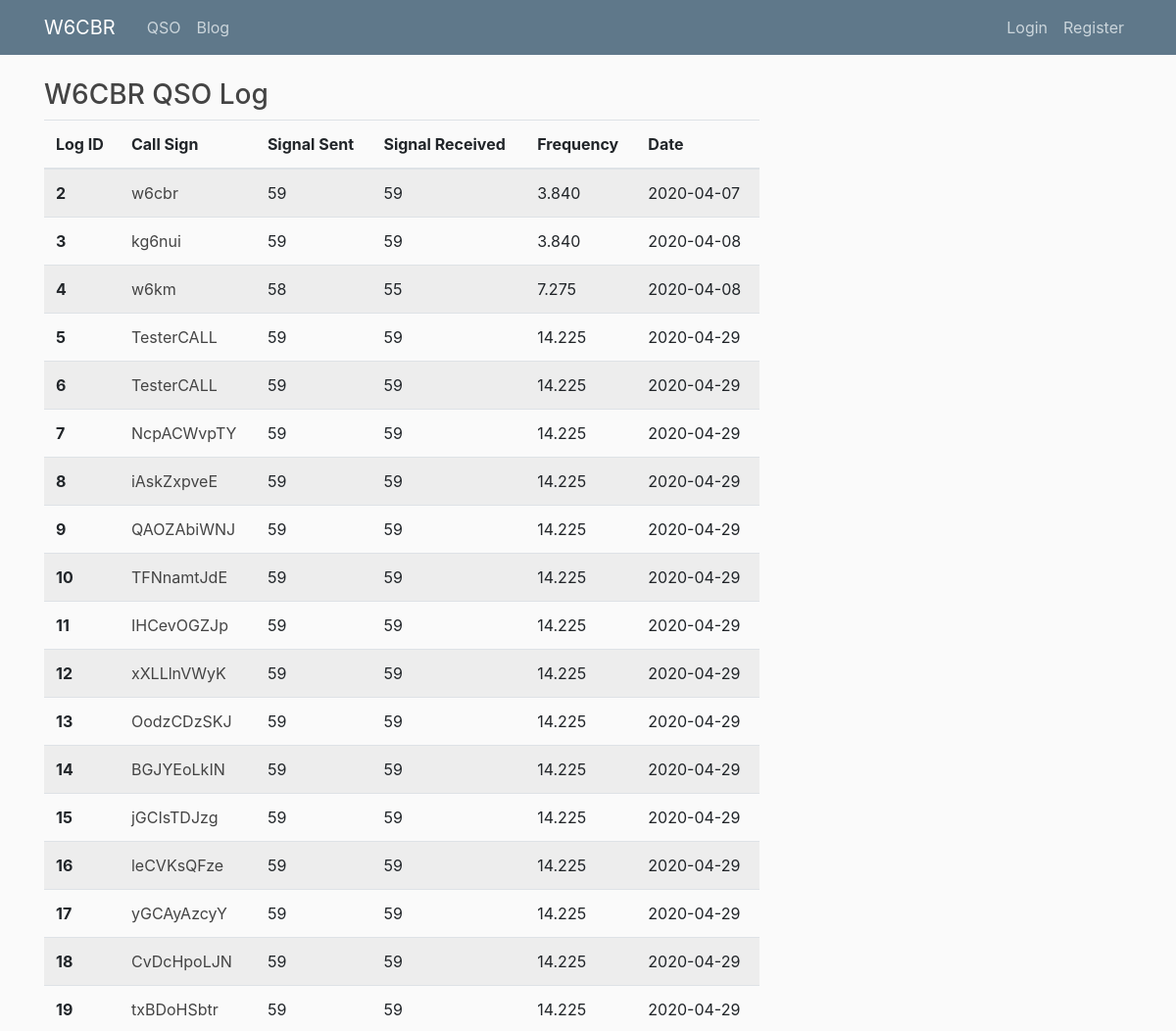
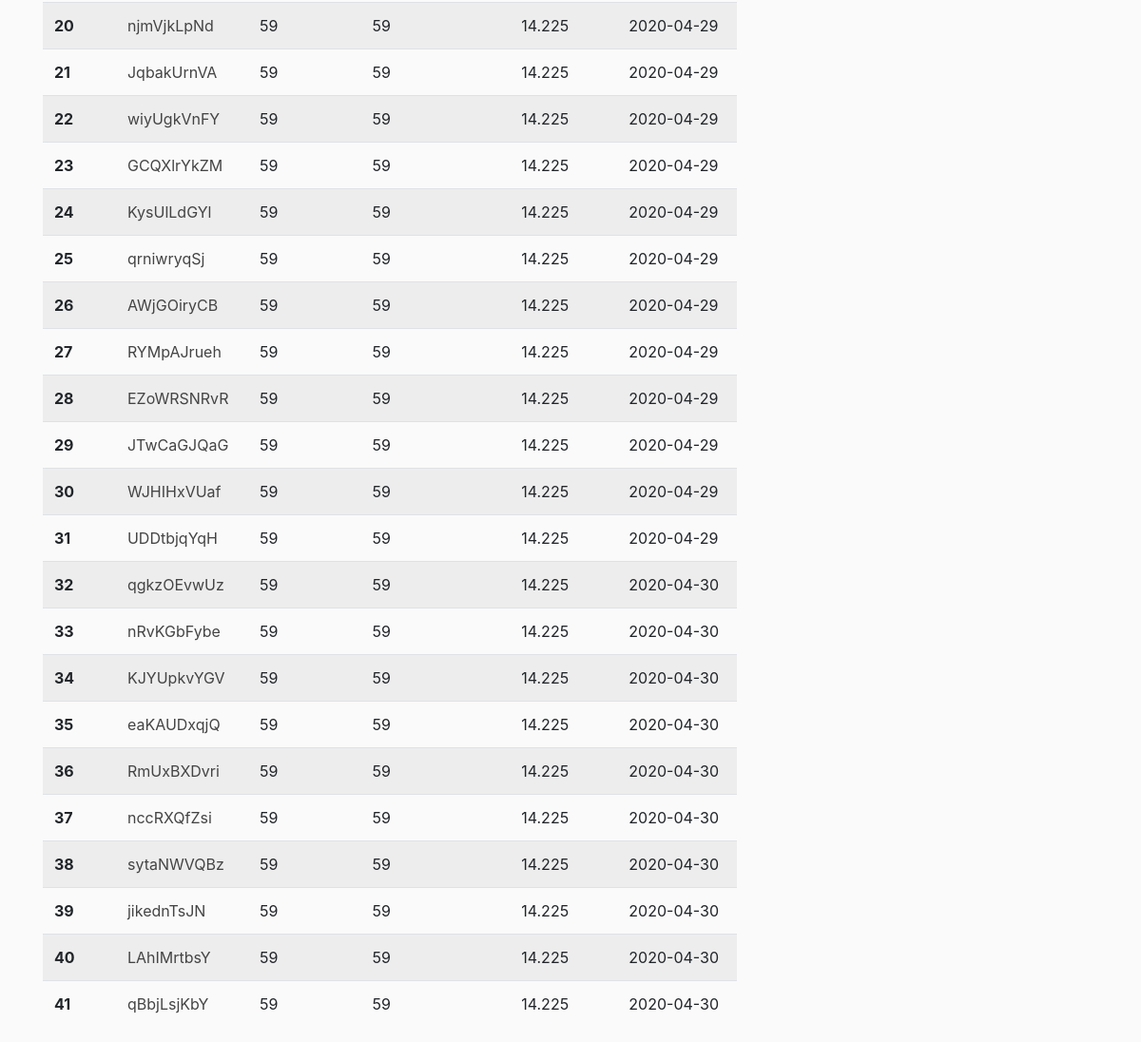
The app's page /qsolist with its own data (2 pictures, top to bottom).
### app/models.py (models this page shows, shortened)
class Qso (db.Model):
    id = db.Column(db.Integer, primary_key=True)
    callsign = db.Column(db.String(20), nullable=False)
    signal_sent = db.Column(db.String(20), nullable=False)
    signal_received = db.Column(db.String(20), nullable=False)
    custom_sent = db.Column(db.String(20), nullable=False)
    custom_received = db.Column(db.String(20), nullable=False)
    frequency_used = db.Column(db.String(20), nullable=False)
    qso_date = db.Column(db.DateTime, nullable=False, default=datetime.utcnow)

### app/views.py (the view)
@app.route("/qsolist")
def qso_list():
    logs = Qso.query.all()
    return render_template("/public/qso_list.html", title='QSO List', logs=logs)

### app/templates/public/qso_list.html (shortened to what this page needs)
{% extends "/dashboard/template/dashboard_template.html" %}
{% block main %}
    <h3>W6CBR QSO Log</h3>
      <table class="table table-striped table-hover">
        <thead>
          <tr>
            <th scope="col">Log ID</th>
            <th scope="col">Call Sign</th>
            <th scope="col">Signal Sent</th>
            <th scope="col">Signal Received</th>
            <th scope="col">Frequency</th>
            <th scope="col">Date</th>
          </tr>
        </thead>
        <tbody>
        {% for log in logs %}
          <tr>
            <th scope="row">{{ log.id }}</th>
            <td><a class="article-title" href="{{url_for('contact', contact_id=log.id)}}">{{ log.callsign }}</a></td>
            <td>{{ log.signal_sent }}</td>
            <td>{{ log.signal_received }}</td>
            <td>{{ log.frequency_used }}</td>
            <td>{{ log.qso_date.strftime('%Y-%m-%d') }}</td>
          </tr>
        {% endfor %}
        </tbody>
      </table>
  {% endblock %}

### app/static/css/main.css (style rules this page uses)
body { background: #fafafa; color: #333333; margin-top: 5rem; }
h1, h2, h3, h4, h5, h6 { color: #444444; }
.article-title { color: #444444; }

### records on screen
Qso: id "2", callsign "w6cbr", signal_sent "59", signal_received "59", frequency_used "3.840", qso_date "2020-04-07"
Qso: id "3", callsign "kg6nui", signal_sent "59", signal_received "59", frequency_used "3.840", qso_date "2020-04-08"
Qso: id "4", callsign "w6km", signal_sent "58", signal_received "55", frequency_used "7.275", qso_date "2020-04-08"
Qso: id "5", callsign "TesterCALL", signal_sent "59", signal_received "59", frequency_used "14.225", qso_date "2020-04-29"
Qso: id "6", callsign "TesterCALL", signal_sent "59", signal_received "59", frequency_used "14.225", qso_date "2020-04-29"
Qso: id "7", callsign "NcpACWvpTY", signal_sent "59", signal_received "59", frequency_used "14.225", qso_date "2020-04-29"
Qso: id "8", callsign "iAskZxpveE", signal_sent "59", signal_received "59", frequency_used "14.225", qso_date "2020-04-29"
Qso: id "9", callsign "QAOZAbiWNJ", signal_sent "59", signal_received "59", frequency_used "14.225", qso_date "2020-04-29"
Qso: id "10", callsign "TFNnamtJdE", signal_sent "59", signal_received "59", frequency_used "14.225", qso_date "2020-04-29"
Qso: id "11", callsign "IHCevOGZJp", signal_sent "59", signal_received "59", frequency_used "14.225", qso_date "2020-04-29"
Qso: id "12", callsign "xXLLlnVWyK", signal_sent "59", signal_received "59", frequency_used "14.225", qso_date "2020-04-29"
Qso: id "13", callsign "OodzCDzSKJ", signal_sent "59", signal_received "59", frequency_used "14.225", qso_date "2020-04-29"
Qso: id "14", callsign "BGJYEoLkIN", signal_sent "59", signal_received "59", frequency_used "14.225", qso_date "2020-04-29"
Qso: id "15", callsign "jGCIsTDJzg", signal_sent "59", signal_received "59", frequency_used "14.225", qso_date "2020-04-29"
Qso: id "16", callsign "leCVKsQFze", signal_sent "59", signal_received "59", frequency_used "14.225", qso_date "2020-04-29"
Qso: id "17", callsign "yGCAyAzcyY", signal_sent "59", signal_received "59", frequency_used "14.225", qso_date "2020-04-29"
Qso: id "18", callsign "CvDcHpoLJN", signal_sent "59", signal_received "59", frequency_used "14.225", qso_date "2020-04-29"
Qso: id "19", callsign "txBDoHSbtr", signal_sent "59", signal_received "59", frequency_used "14.225", qso_date "2020-04-29"
Qso: id "20", callsign "njmVjkLpNd", signal_sent "59", signal_received "59", frequency_used "14.225", qso_date "2020-04-29"
Qso: id "21", callsign "JqbakUrnVA", signal_sent "59", signal_received "59", frequency_used "14.225", qso_date "2020-04-29"
Qso: id "22", callsign "wiyUgkVnFY", signal_sent "59", signal_received "59", frequency_used "14.225", qso_date "2020-04-29"
Qso: id "23", callsign "GCQXlrYkZM", signal_sent "59", signal_received "59", frequency_used "14.225", qso_date "2020-04-29"
Qso: id "24", callsign "KysUlLdGYl", signal_sent "59", signal_received "59", frequency_used "14.225", qso_date "2020-04-29"
Qso: id "25", callsign "qrniwryqSj", signal_sent "59", signal_received "59", frequency_used "14.225", qso_date "2020-04-29"
Qso: id "26", callsign "AWjGOiryCB", signal_sent "59", signal_received "59", frequency_used "14.225", qso_date "2020-04-29"
Qso: id "27", callsign "RYMpAJrueh", signal_sent "59", signal_received "59", frequency_used "14.225", qso_date "2020-04-29"
Qso: id "28", callsign "EZoWRSNRvR", signal_sent "59", signal_received "59", frequency_used "14.225", qso_date "2020-04-29"
Qso: id "29", callsign "JTwCaGJQaG", signal_sent "59", signal_received "59", frequency_used "14.225", qso_date "2020-04-29"
Qso: id "30", callsign "WJHIHxVUaf", signal_sent "59", signal_received "59", frequency_used "14.225", qso_date "2020-04-29"
Qso: id "31", callsign "UDDtbjqYqH", signal_sent "59", signal_received "59", frequency_used "14.225", qso_date "2020-04-29"
Qso: id "32", callsign "qgkzOEvwUz", signal_sent "59", signal_received "59", frequency_used "14.225", qso_date "2020-04-30"
Qso: id "33", callsign "nRvKGbFybe", signal_sent "59", signal_received "59", frequency_used "14.225", qso_date "2020-04-30"
Qso: id "34", callsign "KJYUpkvYGV", signal_sent "59", signal_received "59", frequency_used "14.225", qso_date "2020-04-30"
Qso: id "35", callsign "eaKAUDxqjQ", signal_sent "59", signal_received "59", frequency_used "14.225", qso_date "2020-04-30"
Qso: id "36", callsign "RmUxBXDvri", signal_sent "59", signal_received "59", frequency_used "14.225", qso_date "2020-04-30"
Qso: id "37", callsign "nccRXQfZsi", signal_sent "59", signal_received "59", frequency_used "14.225", qso_date "2020-04-30"
Qso: id "38", callsign "sytaNWVQBz", signal_sent "59", signal_received "59", frequency_used "14.225", qso_date "2020-04-30"
Qso: id "39", callsign "jikednTsJN", signal_sent "59", signal_received "59", frequency_used "14.225", qso_date "2020-04-30"
Qso: id "40", callsign "LAhIMrtbsY", signal_sent "59", signal_received "59", frequency_used "14.225", qso_date "2020-04-30"
Qso: id "41", callsign "qBbjLsjKbY", signal_sent "59", signal_received "59", frequency_used "14.225", qso_date "2020-04-30"
